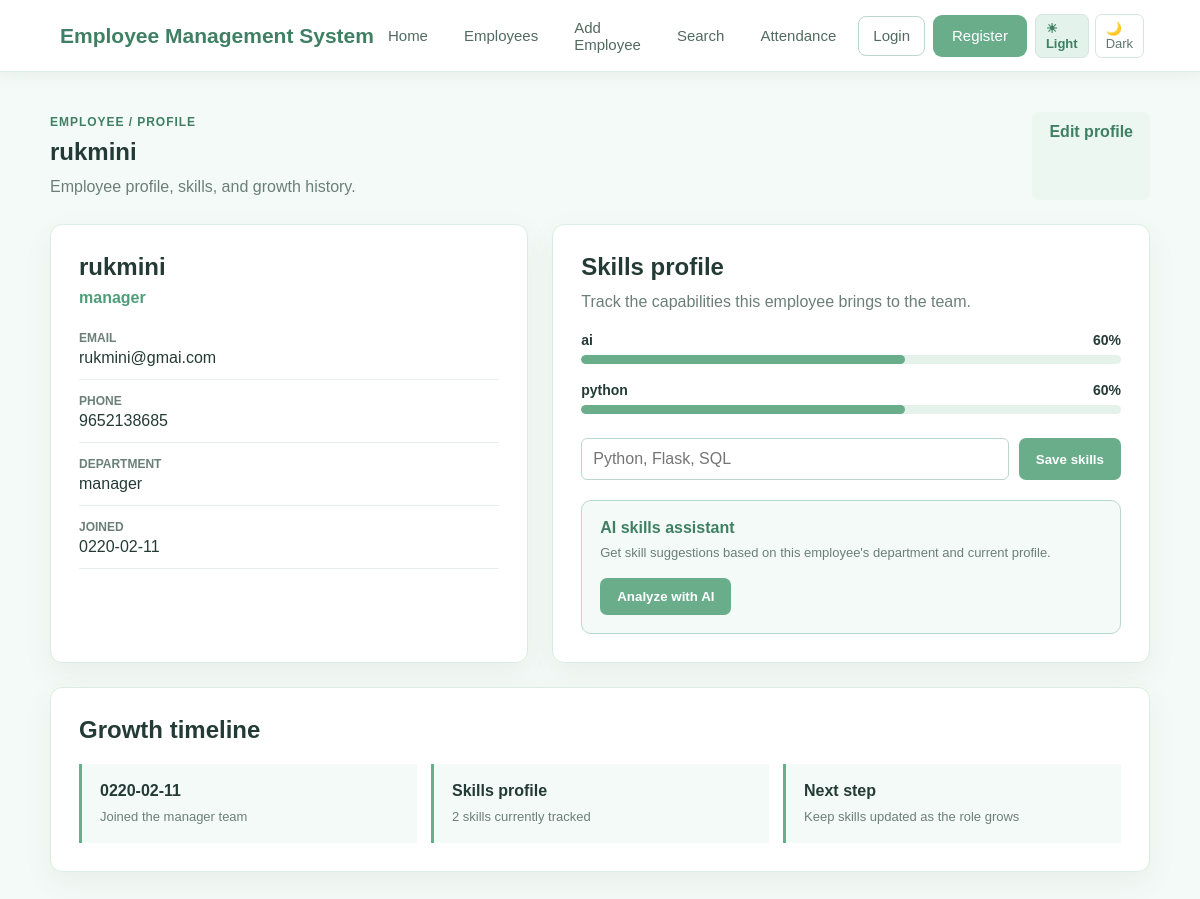
/employee/3, run on the app's committed database.
### tables this page shows
CREATE TABLE employees (
            id INTEGER PRIMARY KEY AUTOINCREMENT,
            name TEXT NOT NULL,
            email TEXT NOT NULL,
            phone TEXT NOT NULL,
            department TEXT NOT NULL,
            salary REAL NOT NULL,
            joining_date TEXT NOT NULL,
            address TEXT
        , designation TEXT NOT NULL DEFAULT 'Team member', employee_code TEXT);

CREATE TABLE employee_skills (
                id INTEGER PRIMARY KEY AUTOINCREMENT,
                employee_id INTEGER NOT NULL,
                skill TEXT NOT NULL,
                level INTEGER NOT NULL DEFAULT 60,
                FOREIGN KEY(employee_id) REFERENCES employees(id) ON DELETE CASCADE
            );

### server.py (the view)
@app.route("/employee/<int:id>")
def employee_profile(id):
    connection = get_database_connection()
    try:
        employee = connection.execute("SELECT * FROM employees WHERE id = ?", (id,)).fetchone()
        skills = connection.execute(
            "SELECT skill, level FROM employee_skills WHERE employee_id = ? ORDER BY id",
            (id,),
        ).fetchall()
    finally:
        connection.close()
    if employee is None:
        flash("Employee not found.", "warning")
        return redirect(url_for("employees"))
    return render_template("skill.html", employee=employee, skills=skills, ai_suggestions=None)

### server.py (called while the page is built)
def get_database_connection():
    connection = sqlite3.connect(DATABASE)
    connection.row_factory = sqlite3.Row
    return connection

@app.context_processor
def inject_template_values():
    return {
        "theme": request.cookies.get("theme", "light"),
        "username": session.get("username"),
    }

### templates/skill.html (shortened to what this page needs)
{% extends 'base.html' %}
{% block content %}
<div class="page-header"><div><span class="eyebrow">EMPLOYEE / PROFILE</span><h2>{{ employee['name'] }}</h2><p>Employee profile, skills, and growth history.</p></div><a class="button secondary" href="{{ url_for('edit_employee', id=employee['id']) }}">Edit profile</a></div>
<div class="profile-grid">
    <section class="profile-card"><h2>{{ employee['name'] }}</h2><div class="profile-role">{{ employee['designation'] or employee['department'] }}</div><div class="profile-meta"><div><strong>EMAIL</strong>{{ employee['email'] }}</div><div><strong>PHONE</strong>{{ employee['phone'] }}</div><div><strong>DEPARTMENT</strong>{{ employee['department'] }}</div><div><strong>JOINED</strong>{{ employee['joining_date'] }}</div></div></section>
    <section class="skills-card">
        <h2>Skills profile</h2>
        <p>Track the capabilities this employee brings to the team.</p>
        {% if skills %}
            {% for skill in skills %}
                <div class="skill">
                    <div class="skill-head">
                        <span>{{ skill['skill'] }}</span>
                        <span>{{ skill['level'] }}%</span>
                    </div>
                    <div class="skill-bar">
                        <div class="skill-fill" data-level="{{ skill['level'] }}"></div>
                    </div>
                </div>
            {% endfor %}
        {% else %}
            <p>No skills added yet.</p>
        {% endif %}
        <form class="skill-form" method="post" action="{{ url_for('update_employee_skills', id=employee['id']) }}">
            <input name="skills" placeholder="Python, Flask, SQL">
            <button class="button" type="submit">Save skills</button>
        </form>
        <div class="ai-card">
            <h3>AI skills assistant</h3>
            <p>Get skill suggestions based on this employee's department and current profile.</p>
            <form class="ai-form" method="post" action="{{ url_for('analyze_skills', id=employee['id']) }}">
                <button class="button" type="submit">Analyze with AI</button>
            </form>
        </div>
    </section>
    <section class="timeline-card"><h2>Growth timeline</h2><div class="timeline"><div class="timeline-step"><strong>{{ employee['joining_date'] }}</strong><span>Joined the {{ employee['department'] }} team</span></div><div class="timeline-step"><strong>Skills profile</strong><span>{{ skills|length }} skills currently tracked</span></div><div class="timeline-step"><strong>Next step</strong><span>Keep skills updated as the role grows</span></div></div></section>
</div>
{% endblock %}

### templates/base.html (style rules this page uses)
* { box-sizing: border-box; }
body { margin: 0; background: #f4faf7; color: #243b35; font-family: Arial, sans-serif; }
.page-header { display: flex; justify-content: space-between; gap: 24px; margin-bottom: 24px; }
.eyebrow { color: #3f8065; font-size: 12px; font-weight: bold; letter-spacing: .08em; }
h2 { margin: 8px 0; }
p { color: #6b7f78; line-height: 1.6; }
input, textarea { width: 100%; border: 1px solid #b9d9ca; border-radius: 6px; padding: 12px; font: inherit; }
.button { display: inline-block; border: 0; border-radius: 7px; padding: 11px 17px; background: #69ad8b; color: #fff; text-decoration: none; cursor: pointer; font-weight: bold; }
.button.secondary { background: #edf7f2; color: #3f8065; }

### templates/navbar.html (style rules this page uses)
* { margin: 0; padding: 0; box-sizing: border-box; }
body { font-family: "Poppins", sans-serif; min-height: 100vh; background: #f4faf7; color: #243b35; }

### templates/skill.html (style rules this page uses)
.profile-grid { display:grid; grid-template-columns: 1fr 1.25fr; gap:24px; }
.profile-card, .skills-card, .timeline-card { background:#fff; border:1px solid #dcebe4; border-radius:12px; padding:28px; box-shadow:0 10px 28px rgba(70,100,85,.07); }
.profile-card h2, .skills-card h2, .timeline-card h2 { margin:0 0 8px; }
.profile-role { color:#4f9d7a; font-weight:bold; }
.profile-meta { margin:24px 0 0; display:grid; gap:14px; }
.profile-meta div { padding-bottom:12px; border-bottom:1px solid #e8efeb; }
.profile-meta strong { display:block; font-size:12px; color:#6b7f78; margin-bottom:4px; }
.skills-card { min-height:260px; }
.skill { margin:18px 0; }
.skill-head { display:flex; justify-content:space-between; margin-bottom:7px; font-size:14px; font-weight:bold; }
.skill-bar { height:9px; overflow:hidden; border-radius:10px; background:#e5f1eb; }
.skill-fill { height:100%; border-radius:inherit; background:#69ad8b; }
.skill-form { display:flex; gap:10px; margin-top:24px; }
.skill-form input { flex:1; min-width:0; padding:11px; border:1px solid #b9d9ca; border-radius:6px; font:inherit; }
.ai-card { margin-top:20px; padding:18px; border:1px solid #b9d9ca; border-radius:10px; background:#f4faf7; }
.ai-card h3 { margin:0 0 6px; color:#3f8065; font-size:16px; }
.ai-card p { margin:0 0 12px; font-size:13px; }
.ai-form { margin-top:14px; }
.timeline-card { grid-column:1 / -1; }
.timeline { display:grid; grid-template-columns:repeat(3,1fr); gap:14px; margin-top:20px; }
.timeline-step { padding:18px; border-left:3px solid #69ad8b; background:#f4faf7; }
.timeline-step strong { display:block; margin-bottom:7px; }
.timeline-step span { color:#6b7f78; font-size:13px; }

### data on the page
employees: name "rukmini", designation+department "manager", email "rukmini@gmai.com", phone "9652138685", department "manager", joining_date "0220-02-11"
employee_skills: skill "ai", level "60"
employee_skills: skill "python", level "60"

### other printed values
{{ skills|length }} "2"
